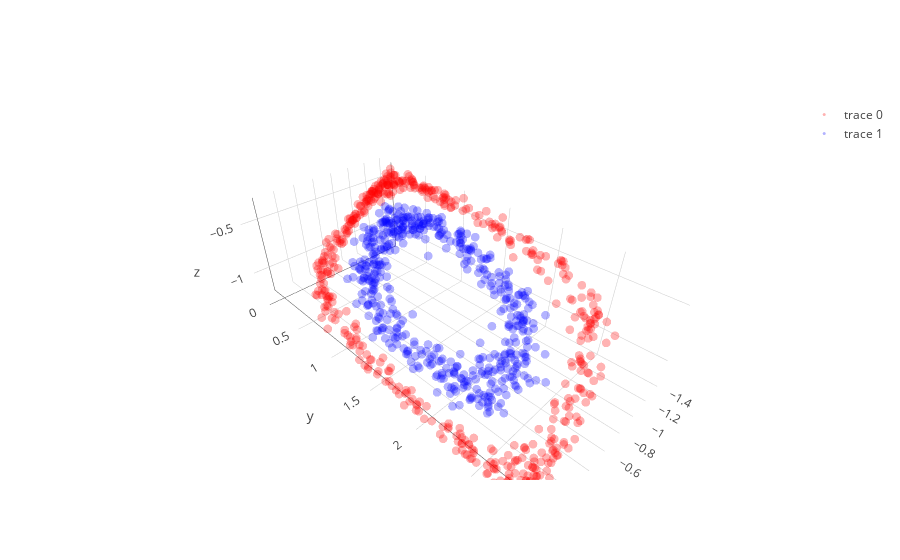
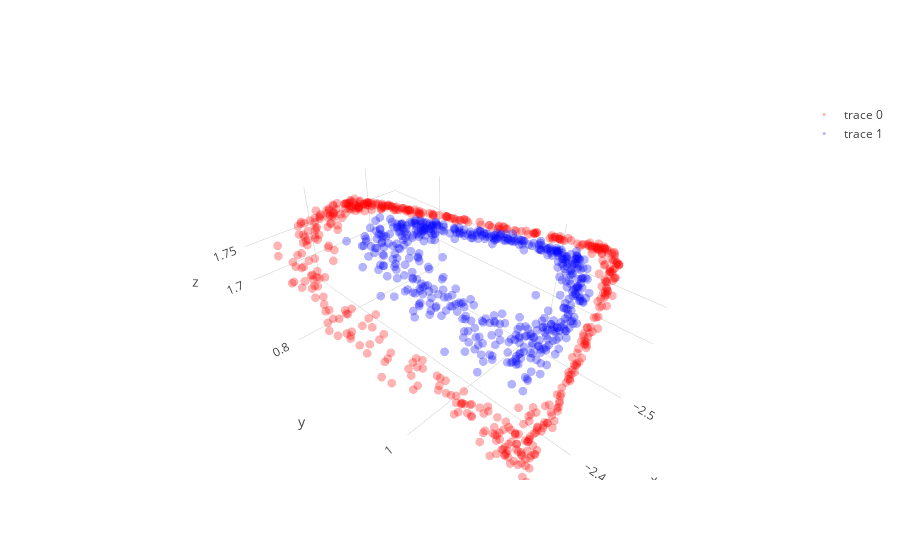

The cell these charts' notebook holds for them, in order:
### Code cell
layer1,layer1_var = l1.feed_non(X)
layer2,layer2_var = l2.feed_non(layer1)
layer3,layer3_var = l3.feed_non(layer2)
layer4,layer4_var = l4.feed_linear(layer3)

show_3D(layer1)  
show_2D(layer2)    
show_3D(layer3)

### Figure 1 — Plotly figure (JSON) as saved in the notebook; plotly's stock layout.template omitted (floating-point values rounded to 4 significant figures; data arrays with more than 128 entries replaced by an {"elided": "..."} marker saying what was removed)
{"data": [{"line": {"color": "red", "width": 0.5}, "marker": {"opacity": 0.3, "size": 3}, "mode": "markers", "type": "scatter3d", "uid": "985f9231-0395-4614-8bad-ad94ed8f33e9", "x": {"elided": "500 float values"}, "y": {"elided": "500 float values"}, "z": {"elided": "500 float values"}}, {"line": {"color": "blue", "width": 0.5}, "marker": {"opacity": 0.3, "size": 3}, "mode": "markers", "type": "scatter3d", "uid": "b75db975-9ff3-4a59-be99-c220b71ab6ce", "x": {"elided": "500 float values"}, "y": {"elided": "500 float values"}, "z": {"elided": "500 float values"}}], "layout": {}}

### Figure 2 — Plotly figure (JSON) as saved in the notebook; plotly's stock layout.template omitted (floating-point values rounded to 4 significant figures; data arrays with more than 128 entries replaced by an {"elided": "..."} marker saying what was removed)
{"data": [{"line": {"color": "red", "width": 0.5}, "marker": {"opacity": 0.3, "size": 3}, "mode": "markers", "type": "scatter3d", "uid": "6d260db7-6c19-467a-80ce-443b0f0fd328", "x": {"elided": "500 float values"}, "y": {"elided": "500 float values"}, "z": {"elided": "500 float values"}}, {"line": {"color": "blue", "width": 0.5}, "marker": {"opacity": 0.3, "size": 3}, "mode": "markers", "type": "scatter3d", "uid": "bed2c537-c8c2-449b-a7e1-4c2ad17581af", "x": {"elided": "500 float values"}, "y": {"elided": "500 float values"}, "z": {"elided": "500 float values"}}], "layout": {}}
